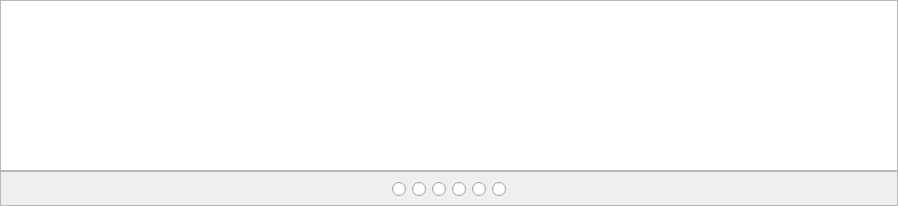
<?xml version="1.0" encoding="UTF-8"?>
<ui version="4.0">
 <class>Slideshow</class>
 <widget class="QWidget" name="Slideshow">
  <property name="geometry">
   <rect>
    <x>0</x>
    <y>0</y>
    <width>898</width>
    <height>206</height>
   </rect>
  </property>
  <property name="windowTitle">
   <string>Form</string>
  </property>
  <layout class="QHBoxLayout" name="horizontalLayout_3">
   <property name="spacing">
    <number>0</number>
   </property>
   <property name="leftMargin">
    <number>0</number>
   </property>
   <property name="topMargin">
    <number>0</number>
   </property>
   <property name="rightMargin">
    <number>0</number>
   </property>
   <property name="bottomMargin">
    <number>0</number>
   </property>
   <item>
    <layout class="QVBoxLayout" name="verticalLayout_2">
     <property name="spacing">
      <number>0</number>
     </property>
     <item>
      <widget class="QGraphicsView" name="graphicsView"/>
     </item>
     <item>
      <widget class="QFrame" name="frame">
       <property name="minimumSize">
        <size>
         <width>0</width>
         <height>35</height>
        </size>
       </property>
       <property name="styleSheet">
        <string notr="true"/>
       </property>
       <property name="frameShape">
        <enum>QFrame::StyledPanel</enum>
       </property>
       <property name="frameShadow">
        <enum>QFrame::Raised</enum>
       </property>
       <layout class="QVBoxLayout" name="verticalLayout">
        <property name="spacing">
         <number>0</number>
        </property>
        <property name="leftMargin">
         <number>0</number>
        </property>
        <property name="topMargin">
         <number>0</number>
        </property>
        <property name="rightMargin">
         <number>0</number>
        </property>
        <property name="bottomMargin">
         <number>0</number>
        </property>
        <item>
         <layout class="QHBoxLayout" name="horizontalLayout_2">
          <property name="spacing">
           <number>0</number>
          </property>
          <item>
           <spacer name="horizontalSpacer">
            <property name="orientation">
             <enum>Qt::Horizontal</enum>
            </property>
            <property name="sizeHint" stdset="0">
             <size>
              <width>177</width>
              <height>20</height>
             </size>
            </property>
           </spacer>
          </item>
          <item>
           <widget class="QFrame" name="slideframe">
            <property name="minimumSize">
             <size>
              <width>0</width>
              <height>35</height>
             </size>
            </property>
            <property name="styleSheet">
             <string notr="true">outline:0;</string>
            </property>
            <layout class="QHBoxLayout" name="horizontalLayout">
             <item>
              <widget class="QRadioButton" name="radioButton1">
               <property name="minimumSize">
                <size>
                 <width>0</width>
                 <height>12</height>
                </size>
               </property>
               <property name="text">
                <string/>
               </property>
              </widget>
             </item>
             <item>
              <widget class="QRadioButton" name="radioButton2">
               <property name="minimumSize">
                <size>
                 <width>0</width>
                 <height>12</height>
                </size>
               </property>
               <property name="text">
                <string/>
               </property>
              </widget>
             </item>
             <item>
              <widget class="QRadioButton" name="radioButton3">
               <property name="minimumSize">
                <size>
                 <width>0</width>
                 <height>12</height>
                </size>
               </property>
               <property name="text">
                <string/>
               </property>
              </widget>
             </item>
             <item>
              <widget class="QRadioButton" name="radioButton4">
               <property name="minimumSize">
                <size>
                 <width>0</width>
                 <height>12</height>
                </size>
               </property>
               <property name="text">
                <string/>
               </property>
              </widget>
             </item>
             <item>
              <widget class="QRadioButton" name="radioButton5">
               <property name="minimumSize">
                <size>
                 <width>0</width>
                 <height>12</height>
                </size>
               </property>
               <property name="text">
                <string/>
               </property>
              </widget>
             </item>
             <item>
              <widget class="QRadioButton" name="radioButton6">
               <property name="minimumSize">
                <size>
                 <width>0</width>
                 <height>12</height>
                </size>
               </property>
               <property name="text">
                <string/>
               </property>
              </widget>
             </item>
            </layout>
           </widget>
          </item>
          <item>
           <spacer name="horizontalSpacer_2">
            <property name="orientation">
             <enum>Qt::Horizontal</enum>
            </property>
            <property name="sizeHint" stdset="0">
             <size>
              <width>157</width>
              <height>20</height>
             </size>
            </property>
           </spacer>
          </item>
         </layout>
        </item>
       </layout>
      </widget>
     </item>
    </layout>
   </item>
  </layout>
 </widget>
 <resources/>
 <connections/>
</ui>
